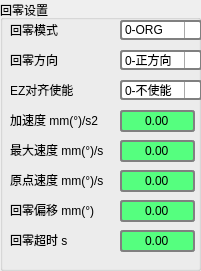
    <widget class="QGroupBox" name="homeset">
     <property name="geometry">
      <rect>
       <x>600</x>
       <y>10</y>
       <width>201</width>
       <height>271</height>
      </rect>
     </property>
     <property name="title">
      <string>回零设置</string>
     </property>
     <widget class="QLabel" name="label_43">
      <property name="geometry">
       <rect>
        <x>10</x>
        <y>20</y>
        <width>101</width>
        <height>20</height>
       </rect>
      </property>
      <property name="text">
       <string>回零模式</string>
      </property>
     </widget>
     <widget class="QLabel" name="label_44">
      <property name="geometry">
       <rect>
        <x>10</x>
        <y>50</y>
        <width>101</width>
        <height>20</height>
       </rect>
      </property>
      <property name="text">
       <string>回零方向</string>
      </property>
     </widget>
     <widget class="QLabel" name="label_45">
      <property name="geometry">
       <rect>
        <x>10</x>
        <y>80</y>
        <width>101</width>
        <height>20</height>
       </rect>
      </property>
      <property name="text">
       <string>EZ对齐使能</string>
      </property>
     </widget>
     <widget class="QLabel" name="label_46">
      <property name="geometry">
       <rect>
        <x>10</x>
        <y>110</y>
        <width>101</width>
        <height>20</height>
       </rect>
      </property>
      <property name="text">
       <string>加速度 mm(°)/s2</string>
      </property>
     </widget>
     <widget class="QLabel" name="label_47">
      <property name="geometry">
       <rect>
        <x>10</x>
        <y>140</y>
        <width>101</width>
        <height>20</height>
       </rect>
      </property>
      <property name="text">
       <string>最大速度 mm(°)/s</string>
      </property>
     </widget>
     <widget class="QLabel" name="label_48">
      <property name="geometry">
       <rect>
        <x>10</x>
        <y>170</y>
        <width>101</width>
        <height>20</height>
       </rect>
      </property>
      <property name="text">
       <string>原点速度 mm(°)/s</string>
      </property>
     </widget>
     <widget class="QLabel" name="label_50">
      <property name="geometry">
       <rect>
        <x>10</x>
        <y>200</y>
        <width>101</width>
        <height>20</height>
       </rect>
      </property>
      <property name="text">
       <string>回零偏移 mm(°)</string>
      </property>
     </widget>
     <widget class="QComboBox" name="home_mode">
      <property name="geometry">
       <rect>
        <x>120</x>
        <y>20</y>
        <width>82</width>
        <height>20</height>
       </rect>
      </property>
      <property name="styleSheet">
       <string notr="true">QComboBox {
    border: 2px solid gray;
    border-radius: 3px;
    min-width: 6em;
}


QComboBox::drop-down {
    subcontrol-origin: padding;
    subcontrol-position: top right;
    width: 15px;
    border-left-width: 1px;  
	border-left-color: darkgray;
    border-left-style: solid;
    border-top-right-radius: 3px;
    border-bottom-right-radius: 3px;
}

QComboBox::down-arrow {
    image: url(:/icon/res/ui_down_arrow.png);
}

QComboBox::down-arrow:on {
    top: 1px;
    left: 1px;
}


</string>
      </property>
      <item>
       <property name="text">
        <string>0-ORG</string>
       </property>
      </item>
      <item>
       <property name="text">
        <string>1-EL限位</string>
       </property>
      </item>
      <item>
       <property name="text">
        <string>2-EZ信号</string>
       </property>
      </item>
     </widget>
     <widget class="QComboBox" name="home_dir">
      <property name="geometry">
       <rect>
        <x>120</x>
        <y>50</y>
        <width>82</width>
        <height>20</height>
       </rect>
      </property>
      <property name="styleSheet">
       <string notr="true">QComboBox {
    border: 2px solid gray;
    border-radius: 3px;
    min-width: 6em;
}


QComboBox::drop-down {
    subcontrol-origin: padding;
    subcontrol-position: top right;
    width: 15px;
    border-left-width: 1px;  
	border-left-color: darkgray;
    border-left-style: solid;
    border-top-right-radius: 3px;
    border-bottom-right-radius: 3px;
}

QComboBox::down-arrow {
    image: url(:/icon/res/ui_down_arrow.png);
}

QComboBox::down-arrow:on {
    top: 1px;
    left: 1px;
}


</string>
      </property>
      <item>
       <property name="text">
        <string>0-正方向</string>
       </property>
      </item>
      <item>
       <property name="text">
        <string>1-负方向</string>
       </property>
      </item>
     </widget>
     <widget class="QComboBox" name="home_ez">
      <property name="geometry">
       <rect>
        <x>120</x>
        <y>80</y>
        <width>82</width>
        <height>20</height>
       </rect>
      </property>
      <property name="styleSheet">
       <string notr="true">QComboBox {
    border: 2px solid gray;
    border-radius: 3px;
    min-width: 6em;
}


QComboBox::drop-down {
    subcontrol-origin: padding;
    subcontrol-position: top right;
    width: 15px;
    border-left-width: 1px;  
	border-left-color: darkgray;
    border-left-style: solid;
    border-top-right-radius: 3px;
    border-bottom-right-radius: 3px;
}

QComboBox::down-arrow {
    image: url(:/icon/res/ui_down_arrow.png);
}

QComboBox::down-arrow:on {
    top: 1px;
    left: 1px;
}


</string>
      </property>
      <item>
       <property name="text">
        <string>0-不使能</string>
       </property>
      </item>
      <item>
       <property name="text">
        <string>1-使能</string>
       </property>
      </item>
     </widget>
     <widget class="QDoubleSpinBox" name="home_acc">
      <property name="geometry">
       <rect>
        <x>120</x>
        <y>110</y>
        <width>75</width>
        <height>22</height>
       </rect>
      </property>
      <property name="styleSheet">
       <string notr="true">QDoubleSpinBox {
    border: 2px solid gray;
    border-radius: 3px;
    padding: 0 8px;
    background: rgb(85, 255, 127);
    selection-background-color: darkgray;
}
</string>
      </property>
      <property name="alignment">
       <set>Qt::AlignCenter</set>
      </property>
      <property name="buttonSymbols">
       <enum>QAbstractSpinBox::NoButtons</enum>
      </property>
      <property name="maximum">
       <double>10000.000000000000000</double>
      </property>
     </widget>
     <widget class="QDoubleSpinBox" name="home_vm">
      <property name="geometry">
       <rect>
        <x>120</x>
        <y>140</y>
        <width>75</width>
        <height>22</height>
       </rect>
      </property>
      <property name="styleSheet">
       <string notr="true">QDoubleSpinBox {
    border: 2px solid gray;
    border-radius: 3px;
    padding: 0 8px;
    background: rgb(85, 255, 127);
    selection-background-color: darkgray;
}
</string>
      </property>
      <property name="alignment">
       <set>Qt::AlignCenter</set>
      </property>
      <property name="buttonSymbols">
       <enum>QAbstractSpinBox::NoButtons</enum>
      </property>
      <property name="maximum">
       <double>10000.000000000000000</double>
      </property>
     </widget>
     <widget class="QDoubleSpinBox" name="home_vo">
      <property name="geometry">
       <rect>
        <x>120</x>
        <y>170</y>
        <width>75</width>
        <height>22</height>
       </rect>
      </property>
      <property name="styleSheet">
       <string notr="true">QDoubleSpinBox {
    border: 2px solid gray;
    border-radius: 3px;
    padding: 0 8px;
    background: rgb(85, 255, 127);
    selection-background-color: darkgray;
}
</string>
      </property>
      <property name="alignment">
       <set>Qt::AlignCenter</set>
      </property>
      <property name="buttonSymbols">
       <enum>QAbstractSpinBox::NoButtons</enum>
      </property>
      <property name="maximum">
       <double>10000.000000000000000</double>
      </property>
     </widget>
     <widget class="QDoubleSpinBox" name="home_shift">
      <property name="geometry">
       <rect>
        <x>120</x>
        <y>200</y>
        <width>75</width>
        <height>22</height>
       </rect>
      </property>
      <property name="styleSheet">
       <string notr="true">QDoubleSpinBox {
    border: 2px solid gray;
    border-radius: 3px;
    padding: 0 8px;
    background: rgb(85, 255, 127);
    selection-background-color: darkgray;
}
</string>
      </property>
      <property name="alignment">
       <set>Qt::AlignCenter</set>
      </property>
      <property name="buttonSymbols">
       <enum>QAbstractSpinBox::NoButtons</enum>
      </property>
      <property name="minimum">
       <double>-1000.000000000000000</double>
      </property>
      <property name="maximum">
       <double>1000.000000000000000</double>
      </property>
     </widget>
     <widget class="QLabel" name="label_49">
      <property name="geometry">
       <rect>
        <x>10</x>
        <y>230</y>
        <width>101</width>
        <height>20</height>
       </rect>
      </property>
      <property name="text">
       <string>回零超时 s</string>
      </property>
     </widget>
     <widget class="QDoubleSpinBox" name="home_timeout">
      <property name="geometry">
       <rect>
        <x>120</x>
        <y>230</y>
        <width>75</width>
        <height>22</height>
       </rect>
      </property>
      <property name="styleSheet">
       <string notr="true">QDoubleSpinBox {
    border: 2px solid gray;
    border-radius: 3px;
    padding: 0 8px;
    background: rgb(85, 255, 127);
    selection-background-color: darkgray;
}
</string>
      </property>
      <property name="alignment">
       <set>Qt::AlignCenter</set>
      </property>
      <property name="buttonSymbols">
       <enum>QAbstractSpinBox::NoButtons</enum>
      </property>
      <property name="maximum">
       <double>10000.000000000000000</double>
      </property>
     </widget>
    </widget>
